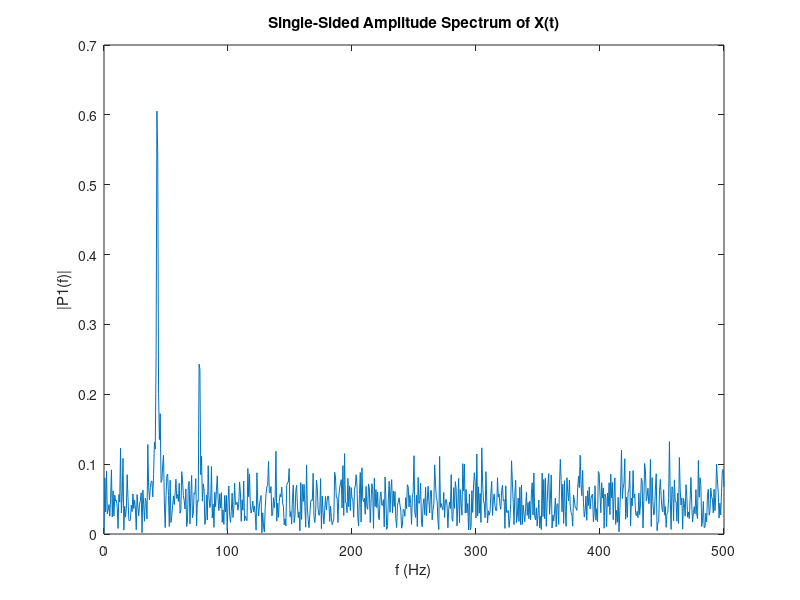

Source code (MATLAB):
Fs = 1000;            % Sampling frequency                    
T = 1/Fs;             % Sampling period       
L = 1500;             % Length of signal
t = (0:L-1)*T;        % Time vector

% TODO: Form a signal containing a 77 Hz sinusoid of amplitude 0.7 and a 43Hz sinusoid of amplitude 2.
S = 0.7*sin(2*pi*77*t)+2*sin(2*pi*43*t);

% Corrupt the signal with noise 
X = S + 2*randn(size(t));

% Plot the noisy signal in the time domain. It is difficult to identify the frequency components by looking at the signal X(t). 
plot(1000*t(1:50) ,X(1:50))
title('Signal Corrupted with Zero-Mean Random Noise')
xlabel('t (milliseconds)')
ylabel('X(t)')

% TODO : Compute the Fourier transform of the signal. 
rangefft = fft(X);
p2 = abs(rangefft/L);
% TODO : Compute the two-sided spectrum P2. Then compute the single-sided spectrum P1 based on P2 and the even-valued signal length L.

P1 = p2(1:L/2+1); 


% Plotting
f = Fs*(0:(L/2))/L;
plot(f,P1) 
title('Single-Sided Amplitude Spectrum of X(t)')
xlabel('f (Hz)')
ylabel('|P1(f)|')